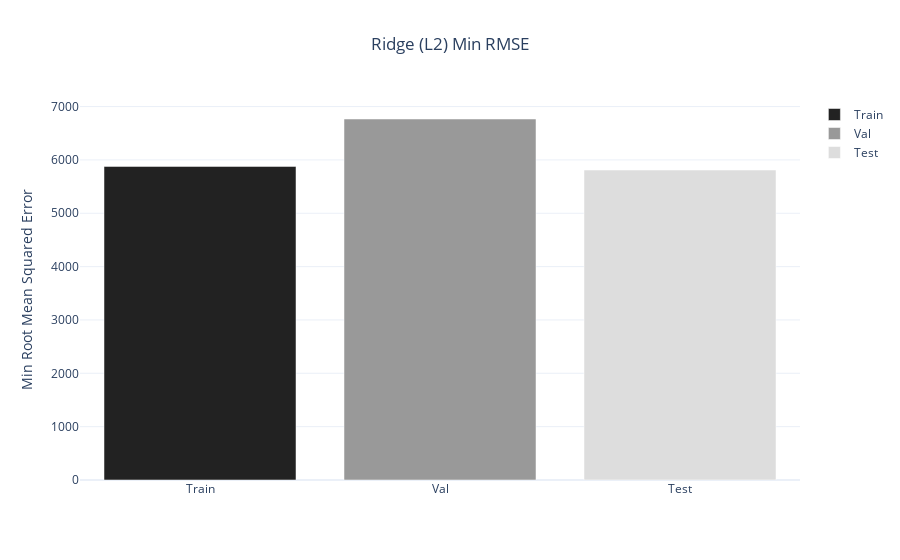

Notebook source saved alongside this figure:
### Code cell
# Crear un DataFrame con los valores RMSE para cada modelo
df_ridge_min_rmse = pd.DataFrame({
    'Set': ['Train', 'Val', 'Test'],
    'RMSE': [np.sqrt(train_min_mse_ridge), np.sqrt(val_min_mse_ridge), np.sqrt(test_min_mse_ridge)]
})

# Crear gráfico de barras interactivo
fig = px.bar(df_ridge_min_rmse,
            x='Set',
            y='RMSE',
            color='Set',
            color_discrete_sequence=['#222222', '#999999', '#dddddd'],
            title='Ridge (L2) Min RMSE',
            template='plotly_white')

fig.update_layout(yaxis_title='Min Root Mean Squared Error',
            xaxis_title=None,
            title_x=0.5,
            legend_title=None,
)
fig.show()

### Figure 1 — Plotly figure (JSON) as saved in the notebook; plotly's stock layout.template omitted (floating-point values rounded to 4 significant figures)
{"data": [{"hovertemplate": "Set=%{x}<br>RMSE=%{y}<extra></extra>", "legendgroup": "Train", "marker": {"color": "#222222", "pattern": {"shape": ""}}, "name": "Train", "orientation": "v", "showlegend": true, "textposition": "auto", "type": "bar", "x": ["Train"], "xaxis": "x", "y": [5879.0], "yaxis": "y"}, {"hovertemplate": "Set=%{x}<br>RMSE=%{y}<extra></extra>", "legendgroup": "Val", "marker": {"color": "#999999", "pattern": {"shape": ""}}, "name": "Val", "orientation": "v", "showlegend": true, "textposition": "auto", "type": "bar", "x": ["Val"], "xaxis": "x", "y": [6767.0], "yaxis": "y"}, {"hovertemplate": "Set=%{x}<br>RMSE=%{y}<extra></extra>", "legendgroup": "Test", "marker": {"color": "#dddddd", "pattern": {"shape": ""}}, "name": "Test", "orientation": "v", "showlegend": true, "textposition": "auto", "type": "bar", "x": ["Test"], "xaxis": "x", "y": [5810.0], "yaxis": "y"}], "layout": {"barmode": "relative", "legend": {"title": {}, "tracegroupgap": 0}, "title": {"text": "Ridge (L2) Min RMSE", "x": 0.5}, "xaxis": {"anchor": "y", "categoryarray": ["Train", "Val", "Test"], "categoryorder": "array", "domain": [0, 1], "title": {}}, "yaxis": {"anchor": "x", "domain": [0, 1], "title": {"text": "Min Root Mean Squared Error"}}}}
